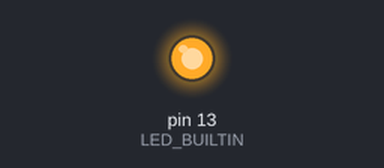
Simulated run of this sketch. Board: Arduino Uno, built with avr-gcc and run on an emulated ATmega328P. On the bench: output pins drawn as LEDs (lit = HIGH).

Above: at 0.1 s.
Timing chart, 0 to 1.6 s (numbered marks = the images above):
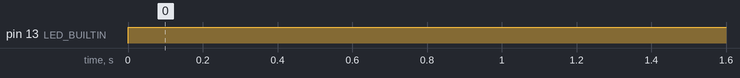

The sketch:

LED-On-Off.ino
```cpp
void setup(){
pinMode(LED_BUILTIN, OUTPUT);
} //initialize LED_BUILTIN  as an output

void loop(){   // the loop function runs over and over again forever

digitalWrite(LED_BUILTIN,HIGH);
delay(1000);

digitalWrite(LED_BUILTIN,HIGH);
delay(1000);
}
```

Measured:
- by itself, pin 13 (LED_BUILTIN): LOW → HIGH at 0.00 s
